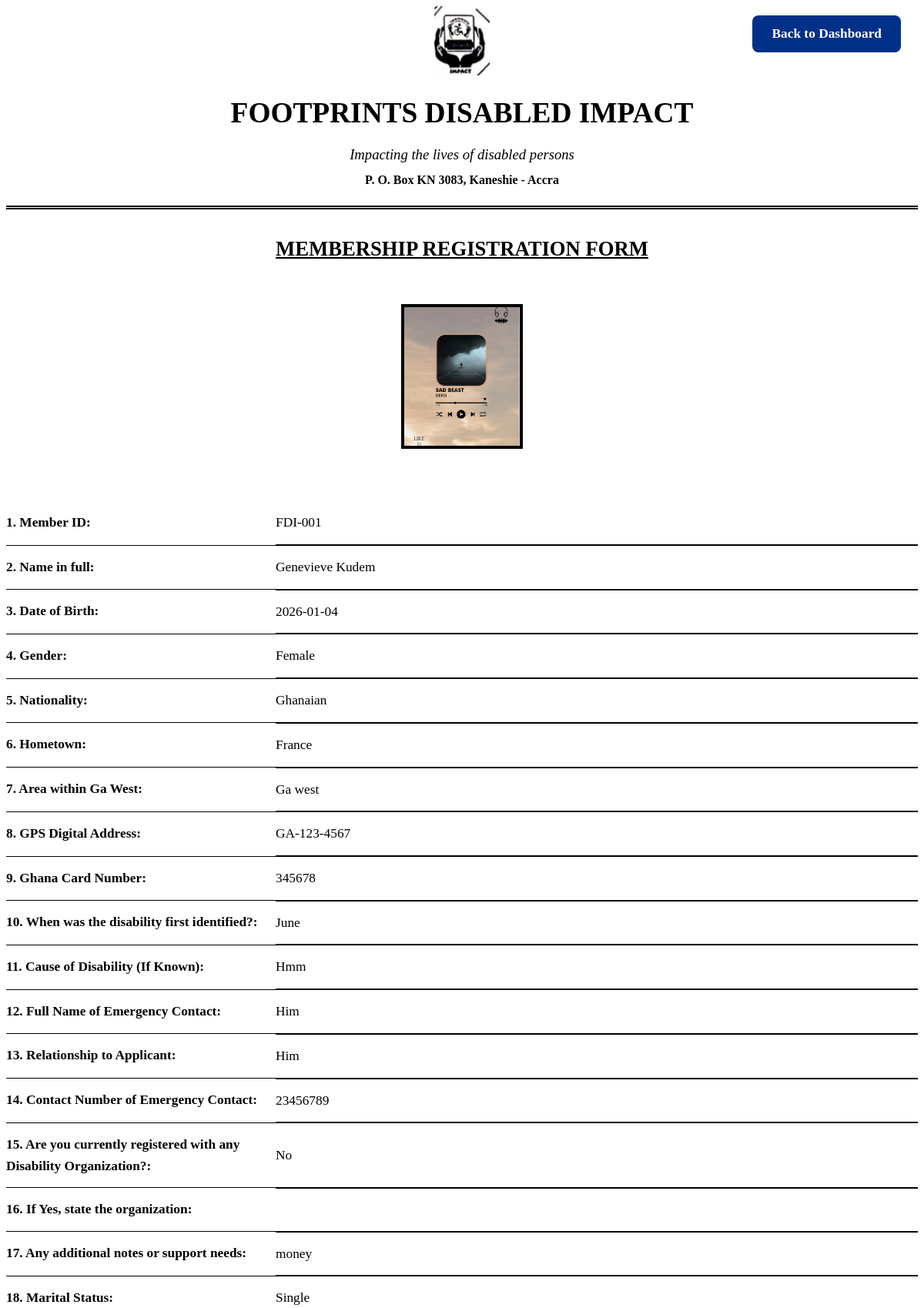
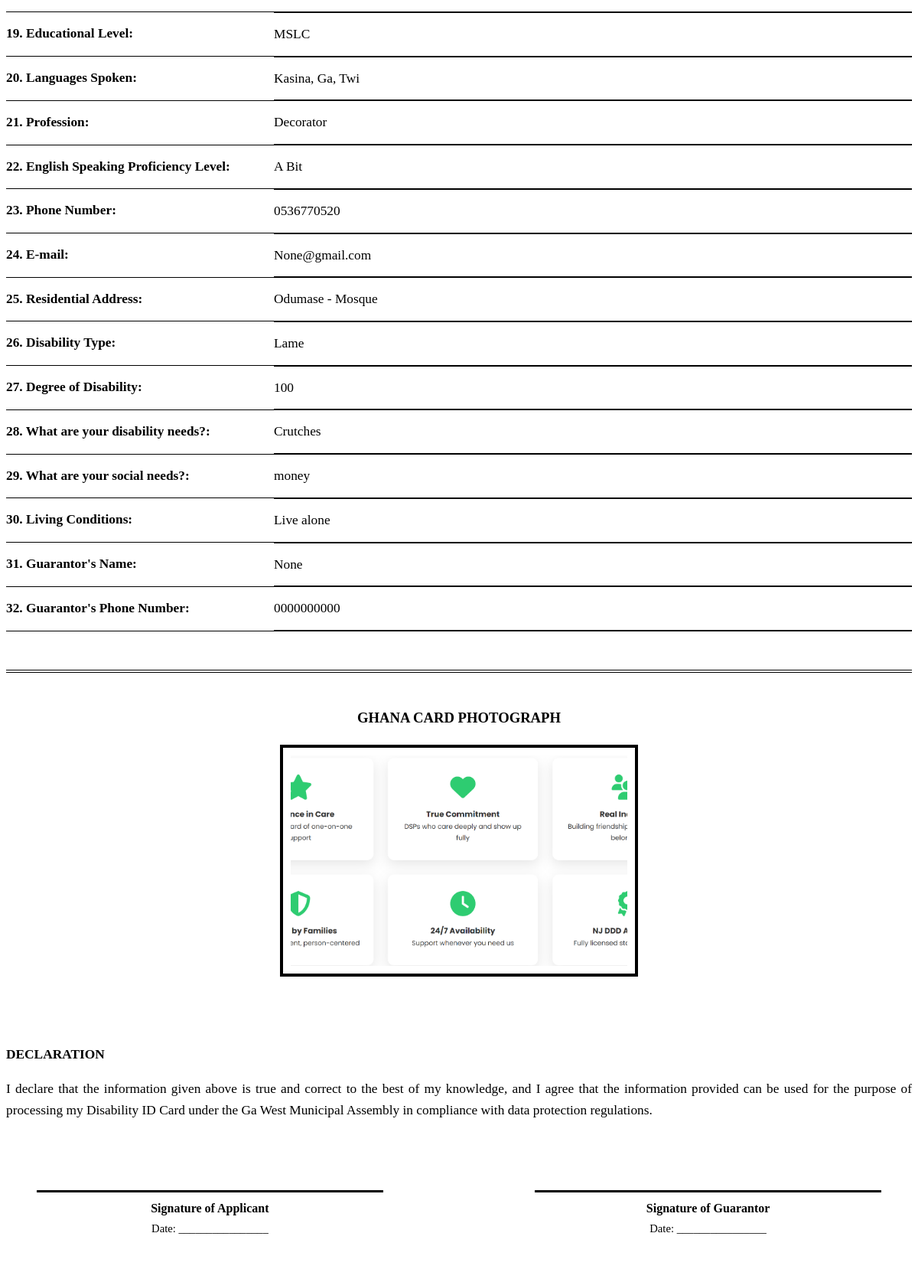
The page /view/1 (signed in, upper part) on the database its author committed (2 pictures, top to bottom).
### models.py (models this page shows)
class Person(db.Model):
    id = db.Column(db.Integer, primary_key=True)
    name = db.Column(db.String(100), nullable=False)
    date_of_birth = db.Column(db.String(50))
    gender = db.Column(db.String(20))
    nationality = db.Column(db.String(50))
    hometown = db.Column(db.String(100))
    area_ga_west = db.Column(db.String(100))
    gps_address = db.Column(db.String(100))
    ghana_card_number = db.Column(db.String(50))
    ghana_card_photo_path = db.Column(db.String(200))  # For Ghana Card photo
    disability_identified = db.Column(db.String(100))
    disability_cause = db.Column(db.String(200))
    emergency_name = db.Column(db.String(100))
    emergency_relationship = db.Column(db.String(100))
    emergency_phone = db.Column(db.String(20))
    registered_organization = db.Column(db.String(20))  # Yes/No
    organization_name = db.Column(db.String(200))
    additional_notes = db.Column(db.Text)
    marital_status = db.Column(db.String(50))
    educational_level = db.Column(db.String(100))
    languages_spoken = db.Column(db.String(200))
    profession = db.Column(db.String(100))
    english_proficiency = db.Column(db.String(50))
    phone_number = db.Column(db.String(20))
    email = db.Column(db.String(100))
    residential_address = db.Column(db.String(300))
    disability_type = db.Column(db.String(50))
    disability_other = db.Column(db.String(100))
    degree_of_disability = db.Column(db.String(100))
    disability_needs = db.Column(db.String(300))
    social_needs = db.Column(db.String(300))
    living_conditions = db.Column(db.String(50))
    guarantor_name = db.Column(db.String(200))
    guarantor_phone = db.Column(db.String(20))
    photo_path = db.Column(db.String(200))
    full_photo_path = db.Column(db.String(200))

### app.py (the view)
@app.route('/view/<int:id>')
@login_required
def view(id):
    person = Person.query.get_or_404(id)
    return render_template('print_form.html', person=person)

### app.py (called while the page is built)
def login_required(f):
    from functools import wraps
    @wraps(f)
    def decorated(*args, **kwargs):
        if 'user_id' not in session:
            return redirect('/login')
        return f(*args, **kwargs)
    return decorated

### templates/print_form.html (shortened to what this page needs)
    <!DOCTYPE html>
    <html>
    <head>
    </head>
    <body>
        <a href="/" class="back-btn">Back to Dashboard</a>
        <div class="header">
            <img src="/static/logo.png" class="logo" alt="Logo">
            <div class="org-name">FOOTPRINTS DISABLED IMPACT</div>
            <div class="tagline">Impacting the lives of disabled persons</div>
            <div class="address">P. O. Box KN 3083, Kaneshie - Accra</div>
        </div>
        <div class="form-title">MEMBERSHIP REGISTRATION FORM</div>
        <div class="photo-container">
            <div class="photo-box">
                {% if person.photo_path %}
                    <img src="/uploads/{{ person.photo_path }}" alt="Passport Photo">
                {% else %}
                    <div style="position: absolute; top: 50%; left: 50%; transform: translate(-50%, -50%); font-weight: bold; color: #666;">
                        PASSPORT<br>PICTURE
                    </div>
                {% endif %}
            </div>
        </div>
        <table>
            <tr><td class="label">1. Member ID:</td><td class="value">FDI-{{ "%03d"|format(person.id) }}</td></tr>
            <tr><td class="label">2. Name in full:</td><td class="value">{{ person.name }}</td></tr>
            <tr><td class="label">3. Date of Birth:</td><td class="value">{{ person.date_of_birth|default('______________________________') }}</td></tr>
            <tr><td class="label">4. Gender:</td><td class="value">{{ person.gender|default('______________________________') }}</td></tr>
            <tr><td class="label">5. Nationality:</td><td class="value">{{ person.nationality|default('______________________________') }}</td></tr>
            <tr><td class="label">6. Hometown:</td><td class="value">{{ person.hometown|default('______________________________') }}</td></tr>
            <tr><td class="label">7. Area within Ga West:</td><td class="value">{{ person.area_ga_west|default('______________________________') }}</td></tr>
            <tr><td class="label">8. GPS Digital Address:</td><td class="value">{{ person.gps_address|default('______________________________') }}</td></tr>
            <tr><td class="label">9. Ghana Card Number:</td><td class="value">{{ person.ghana_card_number|default('______________________________') }}</td></tr>
            <tr><td class="label">10. When was the disability first identified?:</td><td class="value">{{ person.disability_identified|default('______________________________') }}</td></tr>
            <tr><td class="label">11. Cause of Disability (If Known):</td><td class="value">{{ person.disability_cause|default('______________________________') }}</td></tr>
            <tr><td class="label">12. Full Name of Emergency Contact:</td><td class="value">{{ person.emergency_name|default('______________________________') }}</td></tr>
            <tr><td class="label">13. Relationship to Applicant:</td><td class="value">{{ person.emergency_relationship|default('______________________________') }}</td></tr>
            <tr><td class="label">14. Contact Number of Emergency Contact:</td><td class="value">{{ person.emergency_phone|default('______________________________') }}</td></tr>
            <tr><td class="label">15. Are you currently registered with any Disability Organization?:</td><td class="value">{{ person.registered_organization|default('______________________________') }}</td></tr>
            <tr><td class="label">16. If Yes, state the organization:</td><td class="value">{{ person.organization_name|default('______________________________') }}</td></tr>
            <tr><td class="label">17. Any additional notes or support needs:</td><td class="value">{{ person.additional_notes|default('______________________________') }}</td></tr>
            <tr><td class="label">18. Marital Status:</td><td class="value">{{ person.marital_status|default('______________________________') }}</td></tr>
            <tr><td class="label">19. Educational Level:</td><td class="value">{{ person.educational_level|default('______________________________') }}</td></tr>
            <tr><td class="label">20. Languages Spoken:</td><td class="value">{{ person.languages_spoken|default('______________________________') }}</td></tr>
            <tr><td class="label">21. Profession:</td><td class="value">{{ person.profession|default('______________________________') }}</td></tr>
            <tr><td class="label">22. English Speaking Proficiency Level:</td><td class="value">{{ person.english_proficiency|default('______________________________') }}</td></tr>
            <tr><td class="label">23. Phone Number:</td><td class="value">{{ person.phone_number|default('______________________________') }}</td></tr>
            <tr><td class="label">24. E-mail:</td><td class="value">{{ person.email|default('______________________________') }}</td></tr>
            <tr><td class="label">25. Residential Address:</td><td class="value">{{ person.residential_address|default('______________________________') }}</td></tr>
            <tr><td class="label">26. Disability Type:</td><td class="value">{{ person.disability_type }}{% if person.disability_other %} ({{ person.disability_other }}){% endif %}</td></tr>
            <tr><td class="label">27. Degree of Disability:</td><td class="value">{{ person.degree_of_disability|default('______________________________') }}</td></tr>
            <tr><td class="label">28. What are your disability needs?:</td><td class="value">{{ person.disability_needs|default('______________________________') }}</td></tr>
            <tr><td class="label">29. What are your social needs?:</td><td class="value">{{ person.social_needs|default('______________________________') }}</td></tr>
            <tr><td class="label">30. Living Conditions:</td><td class="value">{{ person.living_conditions|default('______________________________') }}</td></tr>
            <tr><td class="label">31. Guarantor's Name:</td><td class="value">{{ person.guarantor_name|default('______________________________') }}</td></tr>
            <tr><td class="label">32. Guarantor's Phone Number:</td><td class="value">{{ person.guarantor_phone|default('______________________________') }}</td></tr>
        </table>
    <div style="page-break-inside: avoid; margin-top: 50px;">
        <div style="text-align: center; border-top: 4px double #000; padding-top: 25px;">
            <p style="font-weight: bold; font-size: 14pt; margin-bottom: 20px;">
                GHANA CARD PHOTOGRAPH
            </p>
            {% if person.ghana_card_photo_path %}
                <div style="display: inline-block; border: 4px solid #000; padding: 10px; background: white;">
                    <img src="/uploads/{{ person.ghana_card_photo_path }}"
                        style="width: 440px; height: 275px; object-fit: cover; display: block;"
                        alt="Ghana Card Photo">
                </div>
            {% endif %}
        </div>
    </div>
        <div class="declaration">
            <p><strong>DECLARATION</strong></p>
            <p>I declare that the information given above is true and correct to the best of my knowledge, and I agree that the information provided can be used for the purpose of processing my Disability ID Card under the Ga West Municipal Assembly in compliance with data protection regulations.</p>
        </div>
        <div class="signature-section">
            <div class="sig-box">
                <div class="sig-line">Signature of Applicant</div>
                <p class="date-line">Date: ________________</p>
            </div>
            <div class="sig-box">
                <div class="sig-line">Signature of Guarantor</div>
                <p class="date-line">Date: ________________</p>
            </div>
        </div>
    </body>
    </html>

### templates/print_form.html (style rules this page uses)
body { font-family: "Times New Roman", serif; font-size: 13pt; line-height: 1.6; color: #000; background: white; }
.back-btn { position: fixed; top: 20px; right: 30px; background: #003087; color: white; padding: 10px 25px; border-radius: 8px; text-decoration: none; font-weight: bold; z-index: 9999; }
.header { text-align: center; border-bottom: 5px double #000; padding-bottom: 20px; margin-bottom: 30px; }
.logo { height: 90px; }
.org-name { font-size: 28pt; font-weight: bold; margin: 10px 0; }
.tagline { font-size: 14pt; font-style: italic; margin: 5px 0; }
.address { font-size: 12pt; font-weight: bold; }
.form-title { font-size: 20pt; margin: 30px 0 50px; font-weight: bold; text-decoration: underline; text-align: center; }
.photo-container { text-align: center; margin: 20px 0 60px 0; }
.photo-box { display: inline-block; width: 150px; height: 180px; border: 4px solid #000; background: white; overflow: hidden; position: relative; }
.photo-box img { width: 100%; height: 100%; object-fit: cover; }
table { width: 100%; margin-top: 20px; border-collapse: collapse; }
td.label { width: 340px; font-weight: bold; padding: 14px 10px 14px 0; vertical-align: top; border-bottom: 1px solid #000; }
td.value { padding: 14px 0; border-bottom: 2px solid #000; min-height: 35px; }
.declaration { margin-top: 80px; font-size: 13pt; text-align: justify; }
.signature-section { margin-top: 90px; display: flex; justify-content: space-between; font-size: 12pt; }
.sig-box { width: 45%; text-align: center; }
.sig-line { border-top: 3px solid #000; width: 85%; margin: 0 auto 3px auto; padding-top: 8px; font-weight: bold; }
.date-line { margin: 0; padding: 0; font-size: 11pt; }

### rows shown on the page
Person: photo_path (picture), id "001", name "Genevieve Kudem", date_of_birth "2026-01-04", gender "Female", nationality "Ghanaian", hometown "France", area_ga_west "Ga west", gps_address "GA-123-4567", ghana_card_number "345678", disability_identified "June", disability_cause "Hmm", emergency_name "Him", emergency_relationship "Him", emergency_phone "23456789", registered_organization "No", additional_notes "money", marital_status "Single", educational_level "MSLC", languages_spoken "Kasina, Ga, Twi", profession "Decorator", english_proficiency "A Bit", phone_number "0536770520", email "None@gmail.com", residential_address "Odumase - Mosque", disability_type "Lame", degree_of_disability "100", disability_needs "Crutches", social_needs "money", living_conditions "Live alone", guarantor_name "None", guarantor_phone "0000000000", ghana_card_photo_path (picture)
